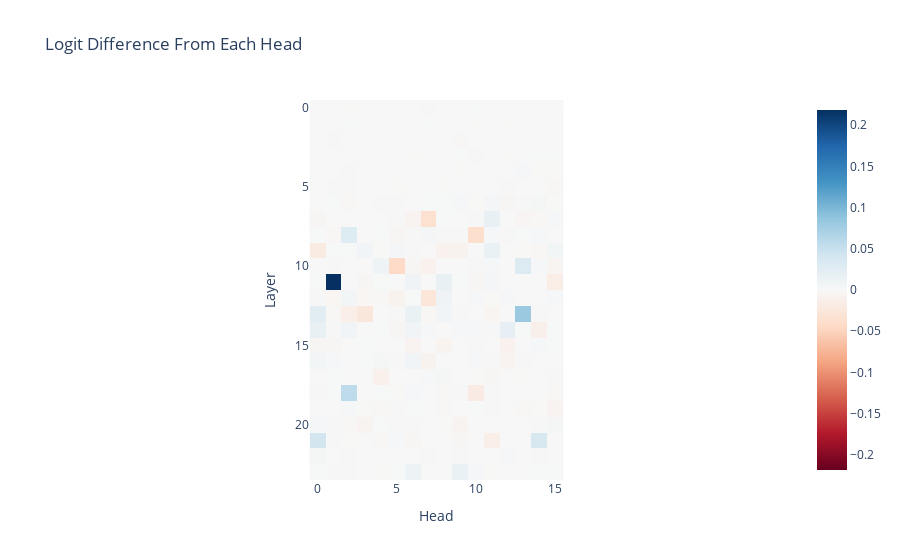

The code cell stored with this chart in its notebook:
### Markdown cell above
#### Head Attribution

### Code cell
def imshow(tensor, renderer=None, **kwargs):
    px.imshow(utils.to_numpy(tensor), color_continuous_midpoint=0.0, color_continuous_scale="RdBu", **kwargs).show(renderer)

per_head_residual, labels = clean_cache.stack_head_results(layer=-1, pos_slice=-1, return_labels=True)
per_head_logit_diffs = residual_stack_to_logit_diff(per_head_residual, clean_cache)
per_head_logit_diffs = einops.rearrange(per_head_logit_diffs, "(layer head_index) -> layer head_index", layer=model.cfg.n_layers, head_index=model.cfg.n_heads)
per_head_logit_diffs_pct = per_head_logit_diffs/clean_logit_diff
imshow(per_head_logit_diffs_pct, labels={"x":"Head", "y":"Layer"}, title="Logit Difference From Each Head")

### Figure 1 — Plotly figure (JSON) as saved in the notebook; plotly's stock layout.template omitted (floating-point values rounded to 4 significant figures; data arrays with more than 128 entries replaced by an {"elided": "..."} marker saying what was removed)
{"data": [{"coloraxis": "coloraxis", "hovertemplate": "Head: %{x}<br>Layer: %{y}<br>color: %{z}<extra></extra>", "name": "0", "type": "heatmap", "xaxis": "x", "yaxis": "y", "z": {"elided": "24x16 float values"}}], "layout": {"coloraxis": {"cmid": 0, "colorscale": [[0, "rgb(103,0,31)"], [0.1, "rgb(178,24,43)"], [0.2, "rgb(214,96,77)"], [0.3, "rgb(244,165,130)"], [0.4, "rgb(253,219,199)"], [0.5, "rgb(247,247,247)"], [0.6, "rgb(209,229,240)"], [0.7, "rgb(146,197,222)"], [0.8, "rgb(67,147,195)"], [0.9, "rgb(33,102,172)"], [1, "rgb(5,48,97)"]]}, "title": {"text": "Logit Difference From Each Head"}, "xaxis": {"anchor": "y", "constrain": "domain", "domain": [0, 1], "scaleanchor": "y", "title": {"text": "Head"}}, "yaxis": {"anchor": "x", "autorange": "reversed", "constrain": "domain", "domain": [0, 1], "title": {"text": "Layer"}}}}
